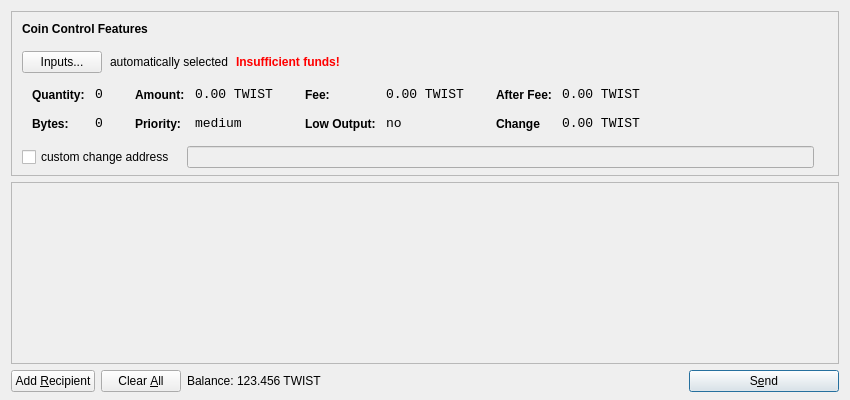
<?xml version="1.0" encoding="UTF-8"?>
<ui version="4.0">
 <class>SendCoinsDialog</class>
 <widget class="QDialog" name="SendCoinsDialog">
  <property name="geometry">
   <rect>
    <x>0</x>
    <y>0</y>
    <width>850</width>
    <height>400</height>
   </rect>
  </property>
  <property name="windowTitle">
   <string>Send Coins</string>
  </property>
  <layout class="QVBoxLayout" name="verticalLayout" stretch="0,1,0">
   <property name="bottomMargin">
    <number>8</number>
   </property>
   <item>
    <widget class="QFrame" name="frameCoinControl">
     <property name="sizePolicy">
      <sizepolicy hsizetype="Expanding" vsizetype="Expanding">
       <horstretch>0</horstretch>
       <verstretch>0</verstretch>
      </sizepolicy>
     </property>
     <property name="maximumSize">
      <size>
       <width>16777215</width>
       <height>16777215</height>
      </size>
     </property>
     <property name="frameShape">
      <enum>QFrame::StyledPanel</enum>
     </property>
     <property name="frameShadow">
      <enum>QFrame::Sunken</enum>
     </property>
     <layout class="QVBoxLayout" name="verticalLayoutCoinControl2">
      <property name="spacing">
       <number>-1</number>
      </property>
      <property name="leftMargin">
       <number>0</number>
      </property>
      <property name="topMargin">
       <number>0</number>
      </property>
      <property name="rightMargin">
       <number>0</number>
      </property>
      <property name="bottomMargin">
       <number>6</number>
      </property>
      <item>
       <layout class="QVBoxLayout" name="verticalLayoutCoinControl" stretch="0,0,0,0,1">
        <property name="spacing">
         <number>0</number>
        </property>
        <property name="leftMargin">
         <number>10</number>
        </property>
        <property name="topMargin">
         <number>10</number>
        </property>
        <item>
         <layout class="QHBoxLayout" name="horizontalLayoutCoinControl1">
          <property name="bottomMargin">
           <number>15</number>
          </property>
          <item>
           <widget class="QLabel" name="labelCoinControlFeatures">
            <property name="sizePolicy">
             <sizepolicy hsizetype="Preferred" vsizetype="Maximum">
              <horstretch>0</horstretch>
              <verstretch>0</verstretch>
             </sizepolicy>
            </property>
            <property name="font">
             <font>
              <weight>75</weight>
              <bold>true</bold>
             </font>
            </property>
            <property name="styleSheet">
             <string notr="true">font-weight:bold;</string>
            </property>
            <property name="text">
             <string>Coin Control Features</string>
            </property>
           </widget>
          </item>
         </layout>
        </item>
        <item>
         <layout class="QHBoxLayout" name="horizontalLayoutCoinControl2" stretch="0,0,0,0">
          <property name="spacing">
           <number>8</number>
          </property>
          <property name="bottomMargin">
           <number>10</number>
          </property>
          <item>
           <widget class="QPushButton" name="pushButtonCoinControl">
            <property name="styleSheet">
             <string notr="true"/>
            </property>
            <property name="text">
             <string>Inputs...</string>
            </property>
           </widget>
          </item>
          <item>
           <widget class="QLabel" name="labelCoinControlAutomaticallySelected">
            <property name="text">
             <string>automatically selected</string>
            </property>
            <property name="margin">
             <number>5</number>
            </property>
           </widget>
          </item>
          <item>
           <widget class="QLabel" name="labelCoinControlInsuffFunds">
            <property name="font">
             <font>
              <weight>75</weight>
              <bold>true</bold>
             </font>
            </property>
            <property name="styleSheet">
             <string notr="true">color:red;font-weight:bold;</string>
            </property>
            <property name="text">
             <string>Insufficient funds!</string>
            </property>
            <property name="margin">
             <number>5</number>
            </property>
           </widget>
          </item>
          <item>
           <spacer name="horizontalSpacerCoinControl">
            <property name="orientation">
             <enum>Qt::Horizontal</enum>
            </property>
            <property name="sizeHint" stdset="0">
             <size>
              <width>40</width>
              <height>1</height>
             </size>
            </property>
           </spacer>
          </item>
         </layout>
        </item>
        <item>
         <widget class="QWidget" name="widgetCoinControl" native="true">
          <property name="sizePolicy">
           <sizepolicy hsizetype="Preferred" vsizetype="Preferred">
            <horstretch>0</horstretch>
            <verstretch>0</verstretch>
           </sizepolicy>
          </property>
          <property name="minimumSize">
           <size>
            <width>0</width>
            <height>0</height>
           </size>
          </property>
          <property name="styleSheet">
           <string notr="true"/>
          </property>
          <layout class="QHBoxLayout" name="horizontalLayoutCoinControl5">
           <property name="margin">
            <number>0</number>
           </property>
           <item>
            <layout class="QHBoxLayout" name="horizontalLayoutCoinControl3" stretch="0,0,0,1">
             <property name="spacing">
              <number>20</number>
             </property>
             <property name="topMargin">
              <number>0</number>
             </property>
             <property name="bottomMargin">
              <number>10</number>
             </property>
             <item>
              <layout class="QFormLayout" name="formLayoutCoinControl1">
               <property name="horizontalSpacing">
                <number>10</number>
               </property>
               <property name="verticalSpacing">
                <number>14</number>
               </property>
               <property name="leftMargin">
                <number>10</number>
               </property>
               <property name="topMargin">
                <number>4</number>
               </property>
               <property name="rightMargin">
                <number>6</number>
               </property>
               <item row="0" column="0">
                <widget class="QLabel" name="labelCoinControlQuantityText">
                 <property name="styleSheet">
                  <string notr="true">font-weight:bold;</string>
                 </property>
                 <property name="text">
                  <string>Quantity:</string>
                 </property>
                 <property name="margin">
                  <number>0</number>
                 </property>
                </widget>
               </item>
               <item row="0" column="1">
                <widget class="QLabel" name="labelCoinControlQuantity">
                 <property name="font">
                  <font>
                   <family>Monospace</family>
                   <pointsize>10</pointsize>
                  </font>
                 </property>
                 <property name="cursor">
                  <cursorShape>IBeamCursor</cursorShape>
                 </property>
                 <property name="contextMenuPolicy">
                  <enum>Qt::ActionsContextMenu</enum>
                 </property>
                 <property name="text">
                  <string>0</string>
                 </property>
                 <property name="margin">
                  <number>0</number>
                 </property>
                 <property name="textInteractionFlags">
                  <set>Qt::LinksAccessibleByMouse|Qt::TextSelectableByKeyboard|Qt::TextSelectableByMouse</set>
                 </property>
                </widget>
               </item>
               <item row="1" column="0">
                <widget class="QLabel" name="labelCoinControlBytesText">
                 <property name="styleSheet">
                  <string notr="true">font-weight:bold;</string>
                 </property>
                 <property name="text">
                  <string>Bytes:</string>
                 </property>
                </widget>
               </item>
               <item row="1" column="1">
                <widget class="QLabel" name="labelCoinControlBytes">
                 <property name="font">
                  <font>
                   <family>Monospace</family>
                   <pointsize>10</pointsize>
                  </font>
                 </property>
                 <property name="cursor">
                  <cursorShape>IBeamCursor</cursorShape>
                 </property>
                 <property name="contextMenuPolicy">
                  <enum>Qt::ActionsContextMenu</enum>
                 </property>
                 <property name="text">
                  <string>0</string>
                 </property>
                 <property name="textInteractionFlags">
                  <set>Qt::LinksAccessibleByMouse|Qt::TextSelectableByKeyboard|Qt::TextSelectableByMouse</set>
                 </property>
                </widget>
               </item>
              </layout>
             </item>
             <item>
              <layout class="QFormLayout" name="formLayoutCoinControl2">
               <property name="horizontalSpacing">
                <number>10</number>
               </property>
               <property name="verticalSpacing">
                <number>14</number>
               </property>
               <property name="leftMargin">
                <number>6</number>
               </property>
               <property name="topMargin">
                <number>4</number>
               </property>
               <property name="rightMargin">
                <number>6</number>
               </property>
               <item row="0" column="0">
                <widget class="QLabel" name="labelCoinControlAmountText">
                 <property name="styleSheet">
                  <string notr="true">font-weight:bold;</string>
                 </property>
                 <property name="text">
                  <string>Amount:</string>
                 </property>
                 <property name="margin">
                  <number>0</number>
                 </property>
                </widget>
               </item>
               <item row="0" column="1">
                <widget class="QLabel" name="labelCoinControlAmount">
                 <property name="font">
                  <font>
                   <family>Monospace</family>
                   <pointsize>10</pointsize>
                  </font>
                 </property>
                 <property name="cursor">
                  <cursorShape>IBeamCursor</cursorShape>
                 </property>
                 <property name="contextMenuPolicy">
                  <enum>Qt::ActionsContextMenu</enum>
                 </property>
                 <property name="text">
                  <string>0.00 TWIST</string>
                 </property>
                 <property name="textInteractionFlags">
                  <set>Qt::LinksAccessibleByMouse|Qt::TextSelectableByKeyboard|Qt::TextSelectableByMouse</set>
                 </property>
                </widget>
               </item>
               <item row="1" column="0">
                <widget class="QLabel" name="labelCoinControlPriorityText">
                 <property name="styleSheet">
                  <string notr="true">font-weight:bold;</string>
                 </property>
                 <property name="text">
                  <string>Priority:</string>
                 </property>
                </widget>
               </item>
               <item row="1" column="1">
                <widget class="QLabel" name="labelCoinControlPriority">
                 <property name="font">
                  <font>
                   <family>Monospace</family>
                   <pointsize>10</pointsize>
                  </font>
                 </property>
                 <property name="cursor">
                  <cursorShape>IBeamCursor</cursorShape>
                 </property>
                 <property name="contextMenuPolicy">
                  <enum>Qt::ActionsContextMenu</enum>
                 </property>
                 <property name="text">
                  <string>medium</string>
                 </property>
                 <property name="textInteractionFlags">
                  <set>Qt::LinksAccessibleByMouse|Qt::TextSelectableByKeyboard|Qt::TextSelectableByMouse</set>
                 </property>
                </widget>
               </item>
              </layout>
             </item>
             <item>
              <layout class="QFormLayout" name="formLayoutCoinControl3">
               <property name="horizontalSpacing">
                <number>10</number>
               </property>
               <property name="verticalSpacing">
                <number>14</number>
               </property>
               <property name="leftMargin">
                <number>6</number>
               </property>
               <property name="topMargin">
                <number>4</number>
               </property>
               <property name="rightMargin">
                <number>6</number>
               </property>
               <item row="0" column="0">
                <widget class="QLabel" name="labelCoinControlFeeText">
                 <property name="styleSheet">
                  <string notr="true">font-weight:bold;</string>
                 </property>
                 <property name="text">
                  <string>Fee:</string>
                 </property>
                 <property name="margin">
                  <number>0</number>
                 </property>
                </widget>
               </item>
               <item row="0" column="1">
                <widget class="QLabel" name="labelCoinControlFee">
                 <property name="font">
                  <font>
                   <family>Monospace</family>
                   <pointsize>10</pointsize>
                  </font>
                 </property>
                 <property name="cursor">
                  <cursorShape>IBeamCursor</cursorShape>
                 </property>
                 <property name="contextMenuPolicy">
                  <enum>Qt::ActionsContextMenu</enum>
                 </property>
                 <property name="text">
                  <string>0.00 TWIST</string>
                 </property>
                 <property name="textInteractionFlags">
                  <set>Qt::LinksAccessibleByMouse|Qt::TextSelectableByKeyboard|Qt::TextSelectableByMouse</set>
                 </property>
                </widget>
               </item>
               <item row="1" column="0">
                <widget class="QLabel" name="labelCoinControlLowOutputText">
                 <property name="styleSheet">
                  <string notr="true">font-weight:bold;</string>
                 </property>
                 <property name="text">
                  <string>Low Output:</string>
                 </property>
                </widget>
               </item>
               <item row="1" column="1">
                <widget class="QLabel" name="labelCoinControlLowOutput">
                 <property name="font">
                  <font>
                   <family>Monospace</family>
                   <pointsize>10</pointsize>
                  </font>
                 </property>
                 <property name="cursor">
                  <cursorShape>IBeamCursor</cursorShape>
                 </property>
                 <property name="contextMenuPolicy">
                  <enum>Qt::ActionsContextMenu</enum>
                 </property>
                 <property name="text">
                  <string>no</string>
                 </property>
                 <property name="textInteractionFlags">
                  <set>Qt::LinksAccessibleByMouse|Qt::TextSelectableByKeyboard|Qt::TextSelectableByMouse</set>
                 </property>
                </widget>
               </item>
              </layout>
             </item>
             <item>
              <layout class="QFormLayout" name="formLayoutCoinControl4">
               <property name="horizontalSpacing">
                <number>10</number>
               </property>
               <property name="verticalSpacing">
                <number>14</number>
               </property>
               <property name="leftMargin">
                <number>6</number>
               </property>
               <property name="topMargin">
                <number>4</number>
               </property>
               <property name="rightMargin">
                <number>6</number>
               </property>
               <item row="0" column="0">
                <widget class="QLabel" name="labelCoinControlAfterFeeText">
                 <property name="styleSheet">
                  <string notr="true">font-weight:bold;</string>
                 </property>
                 <property name="text">
                  <string>After Fee:</string>
                 </property>
                 <property name="margin">
                  <number>0</number>
                 </property>
                </widget>
               </item>
               <item row="0" column="1">
                <widget class="QLabel" name="labelCoinControlAfterFee">
                 <property name="font">
                  <font>
                   <family>Monospace</family>
                   <pointsize>10</pointsize>
                  </font>
                 </property>
                 <property name="cursor">
                  <cursorShape>IBeamCursor</cursorShape>
                 </property>
                 <property name="contextMenuPolicy">
                  <enum>Qt::ActionsContextMenu</enum>
                 </property>
                 <property name="text">
                  <string>0.00 TWIST</string>
                 </property>
                 <property name="textInteractionFlags">
                  <set>Qt::LinksAccessibleByMouse|Qt::TextSelectableByKeyboard|Qt::TextSelectableByMouse</set>
                 </property>
                </widget>
               </item>
               <item row="1" column="0">
                <widget class="QLabel" name="labelCoinControlChangeText">
                 <property name="styleSheet">
                  <string notr="true">font-weight:bold;</string>
                 </property>
                 <property name="text">
                  <string>Change</string>
                 </property>
                </widget>
               </item>
               <item row="1" column="1">
                <widget class="QLabel" name="labelCoinControlChange">
                 <property name="font">
                  <font>
                   <family>Monospace</family>
                   <pointsize>10</pointsize>
                  </font>
                 </property>
                 <property name="cursor">
                  <cursorShape>IBeamCursor</cursorShape>
                 </property>
                 <property name="contextMenuPolicy">
                  <enum>Qt::ActionsContextMenu</enum>
                 </property>
                 <property name="text">
                  <string>0.00 TWIST</string>
                 </property>
                 <property name="textInteractionFlags">
                  <set>Qt::LinksAccessibleByMouse|Qt::TextSelectableByKeyboard|Qt::TextSelectableByMouse</set>
                 </property>
                </widget>
               </item>
              </layout>
             </item>
            </layout>
           </item>
          </layout>
         </widget>
        </item>
        <item>
         <layout class="QHBoxLayout" name="horizontalLayoutCoinControl4" stretch="0,0,0">
          <property name="spacing">
           <number>12</number>
          </property>
          <property name="sizeConstraint">
           <enum>QLayout::SetDefaultConstraint</enum>
          </property>
          <property name="topMargin">
           <number>5</number>
          </property>
          <property name="rightMargin">
           <number>5</number>
          </property>
          <item>
           <widget class="QCheckBox" name="checkBoxCoinControlChange">
            <property name="text">
             <string>custom change address</string>
            </property>
           </widget>
          </item>
          <item>
           <widget class="QLineEdit" name="lineEditCoinControlChange">
            <property name="enabled">
             <bool>false</bool>
            </property>
            <property name="sizePolicy">
             <sizepolicy hsizetype="Expanding" vsizetype="Fixed">
              <horstretch>0</horstretch>
              <verstretch>0</verstretch>
             </sizepolicy>
            </property>
           </widget>
          </item>
          <item>
           <widget class="QLabel" name="labelCoinControlChangeLabel">
            <property name="sizePolicy">
             <sizepolicy hsizetype="Preferred" vsizetype="Expanding">
              <horstretch>0</horstretch>
              <verstretch>0</verstretch>
             </sizepolicy>
            </property>
            <property name="minimumSize">
             <size>
              <width>0</width>
              <height>0</height>
             </size>
            </property>
            <property name="text">
             <string/>
            </property>
            <property name="margin">
             <number>3</number>
            </property>
           </widget>
          </item>
         </layout>
        </item>
        <item>
         <spacer name="verticalSpacerCoinControl">
          <property name="orientation">
           <enum>Qt::Vertical</enum>
          </property>
          <property name="sizeHint" stdset="0">
           <size>
            <width>800</width>
            <height>1</height>
           </size>
          </property>
         </spacer>
        </item>
       </layout>
      </item>
     </layout>
    </widget>
   </item>
   <item>
    <widget class="QScrollArea" name="scrollArea">
     <property name="widgetResizable">
      <bool>true</bool>
     </property>
     <widget class="QWidget" name="scrollAreaWidgetContents">
      <property name="geometry">
       <rect>
        <x>0</x>
        <y>0</y>
        <width>830</width>
        <height>165</height>
       </rect>
      </property>
      <layout class="QVBoxLayout" name="verticalLayout_2">
       <property name="margin">
        <number>0</number>
       </property>
       <item>
        <layout class="QVBoxLayout" name="entries">
         <property name="spacing">
          <number>6</number>
         </property>
        </layout>
       </item>
       <item>
        <spacer name="verticalSpacer">
         <property name="orientation">
          <enum>Qt::Vertical</enum>
         </property>
         <property name="sizeHint" stdset="0">
          <size>
           <width>20</width>
           <height>40</height>
          </size>
         </property>
        </spacer>
       </item>
      </layout>
     </widget>
    </widget>
   </item>
   <item>
    <layout class="QHBoxLayout" name="horizontalLayout">
     <item>
      <widget class="QPushButton" name="addButton">
       <property name="toolTip">
        <string>Send to multiple recipients at once</string>
       </property>
       <property name="text">
        <string>Add &amp;Recipient</string>
       </property>
       <property name="icon">
        <iconset resource="../bitcoin.qrc">
         <normaloff>:/icons/add</normaloff>:/icons/add</iconset>
       </property>
       <property name="autoDefault">
        <bool>false</bool>
       </property>
      </widget>
     </item>
     <item>
      <widget class="QPushButton" name="clearButton">
       <property name="sizePolicy">
        <sizepolicy hsizetype="Minimum" vsizetype="Fixed">
         <horstretch>0</horstretch>
         <verstretch>0</verstretch>
        </sizepolicy>
       </property>
       <property name="toolTip">
        <string>Remove all transaction fields</string>
       </property>
       <property name="text">
        <string>Clear &amp;All</string>
       </property>
       <property name="icon">
        <iconset resource="../bitcoin.qrc">
         <normaloff>:/icons/remove</normaloff>:/icons/remove</iconset>
       </property>
       <property name="autoRepeatDelay">
        <number>300</number>
       </property>
       <property name="autoDefault">
        <bool>false</bool>
       </property>
      </widget>
     </item>
     <item>
      <layout class="QHBoxLayout" name="horizontalLayout_2">
       <property name="spacing">
        <number>3</number>
       </property>
       <item>
        <widget class="QLabel" name="label">
         <property name="sizePolicy">
          <sizepolicy hsizetype="Preferred" vsizetype="Fixed">
           <horstretch>0</horstretch>
           <verstretch>0</verstretch>
          </sizepolicy>
         </property>
         <property name="text">
          <string>Balance:</string>
         </property>
        </widget>
       </item>
       <item>
        <widget class="QLabel" name="labelBalance">
         <property name="sizePolicy">
          <sizepolicy hsizetype="Preferred" vsizetype="Fixed">
           <horstretch>0</horstretch>
           <verstretch>0</verstretch>
          </sizepolicy>
         </property>
         <property name="cursor">
          <cursorShape>IBeamCursor</cursorShape>
         </property>
         <property name="text">
          <string>123.456 TWIST</string>
         </property>
         <property name="textInteractionFlags">
          <set>Qt::LinksAccessibleByMouse|Qt::TextSelectableByKeyboard|Qt::TextSelectableByMouse</set>
         </property>
        </widget>
       </item>
      </layout>
     </item>
     <item>
      <spacer name="horizontalSpacer">
       <property name="orientation">
        <enum>Qt::Horizontal</enum>
       </property>
       <property name="sizeHint" stdset="0">
        <size>
         <width>40</width>
         <height>20</height>
        </size>
       </property>
      </spacer>
     </item>
     <item>
      <widget class="QPushButton" name="sendButton">
       <property name="minimumSize">
        <size>
         <width>150</width>
         <height>0</height>
        </size>
       </property>
       <property name="toolTip">
        <string>Confirm the send action</string>
       </property>
       <property name="text">
        <string>S&amp;end</string>
       </property>
       <property name="icon">
        <iconset resource="../bitcoin.qrc">
         <normaloff>:/icons/send</normaloff>:/icons/send</iconset>
       </property>
       <property name="default">
        <bool>true</bool>
       </property>
      </widget>
     </item>
    </layout>
   </item>
  </layout>
 </widget>
 <resources>
  <include location="../bitcoin.qrc"/>
 </resources>
 <connections/>
</ui>
